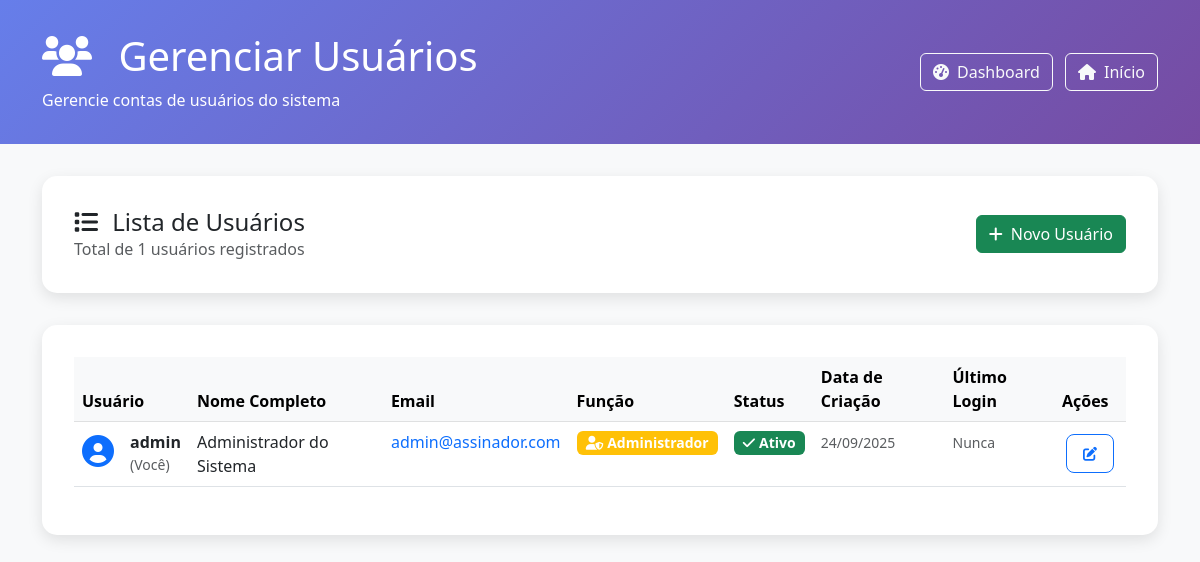
/admin/users (signed in), run on an earlier commit of the app's database.
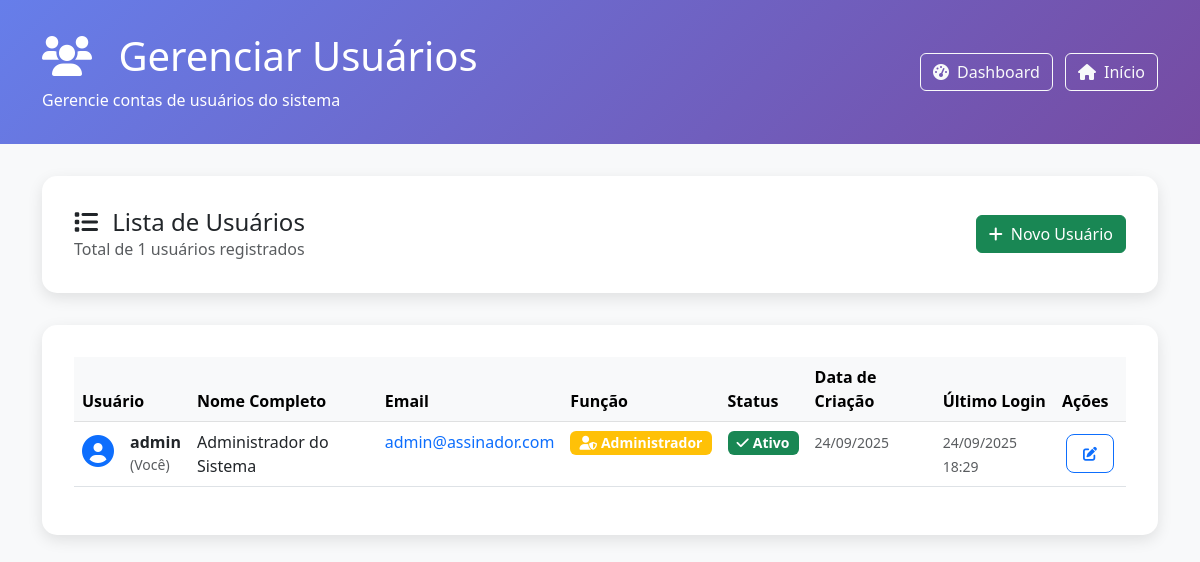
And on a later commit of the database.
### models.py (models this page shows, shortened)
class User(UserMixin, db.Model):
    __tablename__ = 'users'
    id = db.Column(db.Integer, primary_key=True)
    username = db.Column(db.String(80), unique=True, nullable=False)
    email = db.Column(db.String(120), unique=True, nullable=False)
    password_hash = db.Column(db.String(255), nullable=False)
    full_name = db.Column(db.String(120), nullable=False)
    role = db.Column(db.String(20), default='user')  # 'user' ou 'admin'
    is_active = db.Column(db.Boolean, default=True)
    created_at = db.Column(db.DateTime, default=datetime.now)
    last_login = db.Column(db.DateTime)
    must_change_password = db.Column(db.Boolean, default=False)
    signatures = db.relationship('Signature', backref='user', lazy=True)
    def is_admin(self):
        return self.role == 'admin'

### app.py (the view)
    @app.route('/admin/users')
    @admin_required
    def admin_users():
        users = User.query.all()
        return render_template('admin/users.html', users=users)

### auth.py (called while the page is built)
def admin_required(f):
    @wraps(f)
    def decorated_function(*args, **kwargs):
        if not current_user.is_authenticated:
            return redirect(url_for('login'))
        if not current_user.is_admin():
            flash('Acesso negado. Privilégios de administrador necessários.', 'error')
            return redirect(url_for('index'))
        return f(*args, **kwargs)
    return decorated_function

### mobile_optimizations.py (called while the page is built, shortened)
def is_mobile_device():
    user_agent = request.headers.get('User-Agent', '').lower()
    mobile_indicators = [
        'mobile', 'android', 'iphone', 'ipad', 'tablet',
        'samsung', 'chrome', 'safari'
    ]
    return any(indicator in user_agent for indicator in mobile_indicators)

def optimize_for_device():
    if not is_mobile_device():
        return

def get_optimized_query_limits():
    if not is_mobile_device():
        return 100  # Desktop

def should_use_compression():
    if not is_mobile_device():
        return False
    return True

def get_cache_timeout():
    if not is_mobile_device():
        return 300  # 5 minutos para desktop

def get_mobile_headers():
    if not is_mobile_device():
        return {}

def log_performance_metrics():
    if not is_mobile_device():
        return
    if hasattr(g, 'start_time'):
        duration = time.time() - g.start_time
        user_agent = request.headers.get('User-Agent', '')
        if duration > 2.0:
            print(f"SLOW MOBILE REQUEST: {duration:.2f}s - {request.endpoint} - {user_agent[:50]}")

### templates/admin/users.html (shortened to what this page needs)
<!DOCTYPE html>
<html lang="pt-BR">
<head>
    <link href="https://cdn.jsdelivr.net/npm/bootstrap@5.3.0/dist/css/bootstrap.min.css" rel="stylesheet">
    <link href="https://cdnjs.cloudflare.com/ajax/libs/font-awesome/6.0.0/css/all.min.css" rel="stylesheet">
</head>
<body>
    <div class="admin-header">
        <div class="container">
            <div class="row align-items-center">
                <div class="col-md-8">
                    <h1 class="mb-2">
                        <i class="fas fa-users me-3"></i>
                        Gerenciar Usuários
                    </h1>
                    <p class="mb-0">Gerencie contas de usuários do sistema</p>
                </div>
                <div class="col-md-4 text-end">
                    <a href="{{ url_for('admin_dashboard') }}" class="btn btn-outline-light me-2">
                        <i class="fas fa-tachometer-alt me-2"></i>Dashboard
                    </a>
                    <a href="{{ url_for('index') }}" class="btn btn-outline-light">
                        <i class="fas fa-home me-2"></i>Início
                    </a>
                </div>
            </div>
        </div>
    </div>
    <div class="container">
        <div class="users-card">
            <div class="row align-items-center">
                <div class="col-md-8">
                    <h4 class="mb-0">
                        <i class="fas fa-list me-2"></i>
                        Lista de Usuários
                    </h4>
                    <p class="text-muted mb-0">Total de {{ users|length }} usuários registrados</p>
                </div>
                <div class="col-md-4 text-end">
                    <a href="{{ url_for('admin_new_user') }}" class="btn btn-success">
                        <i class="fas fa-plus me-2"></i>Novo Usuário
                    </a>
                </div>
            </div>
        </div>
        <div class="users-card">
            <div class="table-responsive">
                <table class="table table-hover">
                    <thead class="table-light">
                        <tr>
                            <th>Usuário</th>
                            <th>Nome Completo</th>
                            <th>Email</th>
                            <th>Função</th>
                            <th>Status</th>
                            <th>Data de Criação</th>
                            <th>Último Login</th>
                            <th>Ações</th>
                        </tr>
                    </thead>
                    <tbody>
                        {% for user in users %}
                        <tr>
                            <td>
                                <div class="d-flex align-items-center">
                                    <div class="avatar-sm me-3">
                                        <i class="fas fa-user-circle fa-2x text-primary"></i>
                                    </div>
                                    <div>
                                        <strong>{{ user.username }}</strong>
                                        {% if user.id == current_user.id %}
                                            <small class="text-muted d-block">(Você)</small>
                                        {% endif %}
                                    </div>
                                </div>
                            </td>
                            <td>{{ user.full_name }}</td>
                            <td>
                                <a href="mailto:{{ user.email }}" class="text-decoration-none">
                                    {{ user.email }}
                                </a>
                            </td>
                            <td>
                                {% if user.role == 'admin' %}
                                    <span class="badge bg-warning role-badge">
                                        <i class="fas fa-user-shield me-1"></i>Administrador
                                    </span>
                                {% else %}
                                    <span class="badge bg-secondary role-badge">
                                        <i class="fas fa-user me-1"></i>Usuário
                                    </span>
                                {% endif %}
                            </td>
                            <td>
                                {% if user.is_active %}
                                    <span class="badge bg-success status-badge">
                                        <i class="fas fa-check me-1"></i>Ativo
                                    </span>
                                {% else %}
                                    <span class="badge bg-danger status-badge">
                                        <i class="fas fa-times me-1"></i>Inativo
                                    </span>
                                {% endif %}
                            </td>
                            <td>
                                <small class="text-muted">
                                    {{ user.created_at.strftime('%d/%m/%Y') }}
                                </small>
                            </td>
                            <td>
                                {% if user.last_login %}
                                    <small class="text-muted">
                                        {{ user.last_login.strftime('%d/%m/%Y %H:%M') }}
                                    </small>
                                {% else %}
                                    <small class="text-muted">Nunca</small>
                                {% endif %}
                            </td>
                            <td>
                                <div class="btn-group" role="group">
                                    <a href="{{ url_for('admin_edit_user', user_id=user.id) }}"
                                       class="btn btn-outline-primary btn-action"
                                       title="Editar">
                                        <i class="fas fa-edit"></i>
                                    </a>
                                </div>
                            </td>
                        </tr>
                        {% endfor %}
                    </tbody>
                </table>
            </div>
        </div>
    </div>
</body>
</html>

### templates/admin/users.html (style rules this page uses)
body { background-color: #f8f9fa; }
.admin-header { background: linear-gradient(135deg, #667eea 0%, #764ba2 100%); color: white; padding: 2rem 0; margin-bottom: 2rem; }
.users-card { background: white; border-radius: 15px; box-shadow: 0 5px 15px rgba(0, 0, 0, 0.1); padding: 2rem; margin-bottom: 2rem; }
.btn-action { border-radius: 8px; padding: 0.5rem 1rem; font-size: 0.875rem; margin: 0.25rem; }
.status-badge { font-size: 0.875rem; }
.role-badge { font-size: 0.875rem; }

What changed in the data, as far as the page shows it:
changed User "admin": last_login (not shown) → "24/09/2025 18:29"; no longer shows "Nunca"
